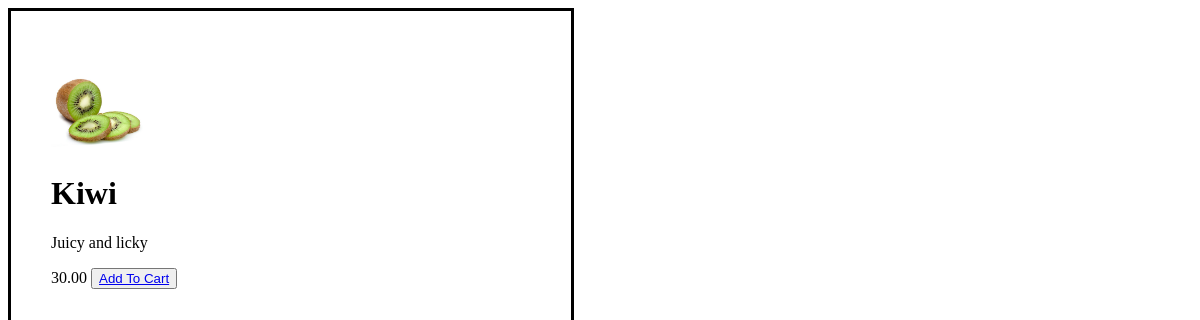
Page /inventory/products/9/ on the committed database.
### inventory/models.py (models this page shows)
class Product(models.Model):
    Vendor=models.ForeignKey(Vendor,null=True,on_delete=models.CASCADE)
    name=models.CharField(max_length=32, null=True)
    price =models.DecimalField(max_digits=8,decimal_places=2)
    description = models.TextField(max_length=255)
    image =models.ImageField(upload_to='images')
    date_created=models.DateTimeField(auto_now_add=True)
    date_updated =models.DateTimeField(auto_now=True)
    stock=models.PositiveIntegerField()

### inventory/views.py (the view)
# urls.py: path("products/<int:id>/",product_detail,name="product_detail"),
def product_detail(request,id):
    product = Product.objects.get(id=id)
    return render(request,"inventory/product_detail.html",{"product":product})

### templates/inventory/product_detail.html (shortened to what this page needs)
<!DOCTYPE html>
<html lang="en">
<head>
</head>
<body class="body">
    <img class="img" src ="{{product.image.url}}"/>
    <h1 class="product-name">{{ product.name }}</h1>
    <p>{{product.description}}</p>
    <span>{{product.price}}</span>
     <button> <a href="{% url 'cart_list' %}" class="cart_list">Add To Cart</a></button>
</body>
</html>

### templates/inventory/product_detail.html (style rules this page uses)
.body { justify-content: space-between; border: solid ; width: 40%; padding: 40px; }
.img { width: 20%; }

### rows in the picture
Product: image (picture), name "Kiwi", description "Juicy and licky", price "30.00"
